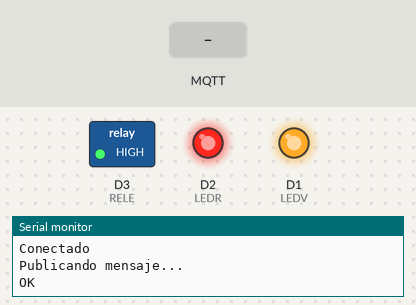
Simulated run of this program. Board: ESP8266 (NodeMCU). Parts: switched loads named in the program (green lamp = pin HIGH), output pins drawn as LEDs (lit = HIGH), the last lines printed to the serial monitor. The test bench sets the inputs (shaded band). WiFi joins after 1.5 s; servers stay silent unless stated; no MQTT or app messages arrive unless stated.

Above: at 3.2 s.
3.3 s: MQTT message "ON" arrives on the first subscribed topic
At 3.7 s:
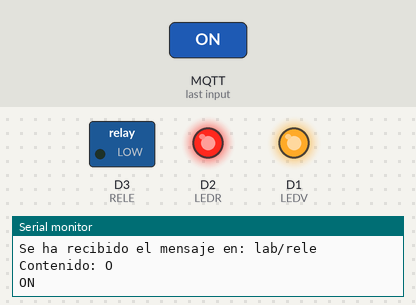
4.8 s: MQTT message "OFF" arrives on the first subscribed topic
At 6.2 s:
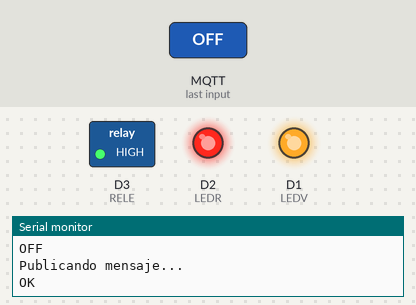
Timing chart, 0 to 7.8 s (numbered marks = the images above; inputs shaded):
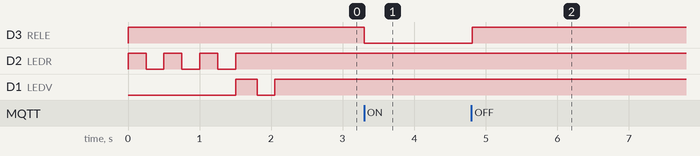

Measured:
- after the input at 3.3 s, D3 (RELE): HIGH → LOW at once
- after the input at 4.8 s, D3 (RELE): LOW → HIGH at once

The program:

main.cpp
```cpp
#include <Arduino.h>
#include <ESP8266WiFi.h>
#include <PubSubClient.h>

#define NOMBRE_RED "printer"
#define PASSWORD_RED "78115293"
#define SERVIDOR_MQTT "192.168.0.115"
#define PUERTO 1883
#define USUARIO_MQTT ""
#define PASSWORD_MQTT ""
#define TIEMPO_DE_ESPERA 3000

#define LEDV D1
#define LEDR D2
#define RELE D3


char mensaje[500] = "";
int ultimaVez = millis();

boolean rele_state = false;

WiFiClient clienteWiFi;
PubSubClient clienteMQTT(clienteWiFi);

void callback(char *topico, byte *cargaUtil, unsigned int longitudDeDatos){
  Serial.print("Se ha recibido el mensaje en: ");
  Serial.println(topico);
  String accion = "";
  Serial.print("Contenido: ");
  for(unsigned int i = 0; i < longitudDeDatos; i++){
    accion += (char)cargaUtil[i];
    Serial.println(accion);
  }
  if(accion == "ON"){
    digitalWrite(RELE, LOW);
    rele_state = true;
  }
  else if(accion == "OFF"){
    digitalWrite(RELE, HIGH);
    rele_state = false;
  }
  else{
    Serial.print("Accion no definida");
  }
  Serial.println();
}

void setup() {
// Iniciar puerto serie a 115200 baudios
  Serial.begin(115200);

// Definimos pines de los componentes
pinMode(LEDV, OUTPUT);
pinMode(LEDR, OUTPUT);
pinMode(RELE, OUTPUT);

// Y declaramos el estado inicial de los componentes
digitalWrite(LEDV, LOW);
digitalWrite(LEDR, LOW);
digitalWrite(RELE, HIGH);

// Conectar a WiFi
  WiFi.begin(NOMBRE_RED, PASSWORD_RED);
  Serial.print("\nConectando a WiFi...");
  while(WiFi.status() != WL_CONNECTED){
    digitalWrite(LEDR, HIGH);
    delay(250);
    Serial.print(".");
    digitalWrite(LEDR, LOW);
    delay(250);
  }
  Serial.println("\nConectado");
  digitalWrite(LEDR, HIGH);
  Serial.print("IP Address: ");
  Serial.println(WiFi.localIP());

// Conectar a servidor MQTT
  clienteMQTT.setServer(SERVIDOR_MQTT, PUERTO);
  clienteMQTT.setCallback(callback);
  Serial.println("\nConectando a servidor MQTT...");
  while(!clienteMQTT.connected()){
    digitalWrite(LEDV, HIGH);
    if(clienteMQTT.connect("ClienteESP8266", NULL, NULL)){
      Serial.println("Conectado");
    }
    else {
      Serial.print("Error conectando. Estado: ");
      Serial.println(clienteMQTT.state());
      delay(2000);
    }
    delay(250);
    digitalWrite(LEDV, LOW);
    delay(250);
    clienteMQTT.subscribe("lab/rele");
  }
  digitalWrite(LEDV, HIGH);
}


void loop() {

  clienteMQTT.loop();

  if(millis() - ultimaVez > TIEMPO_DE_ESPERA){

    sprintf(mensaje, rele_state ? "on" : "off");

    Serial.println("\nPublicando mensaje...");
    clienteMQTT.publish("lab/sensor", mensaje);
    Serial.println("OK");
    ultimaVez = millis();
  }
  delay(10);
}
```
